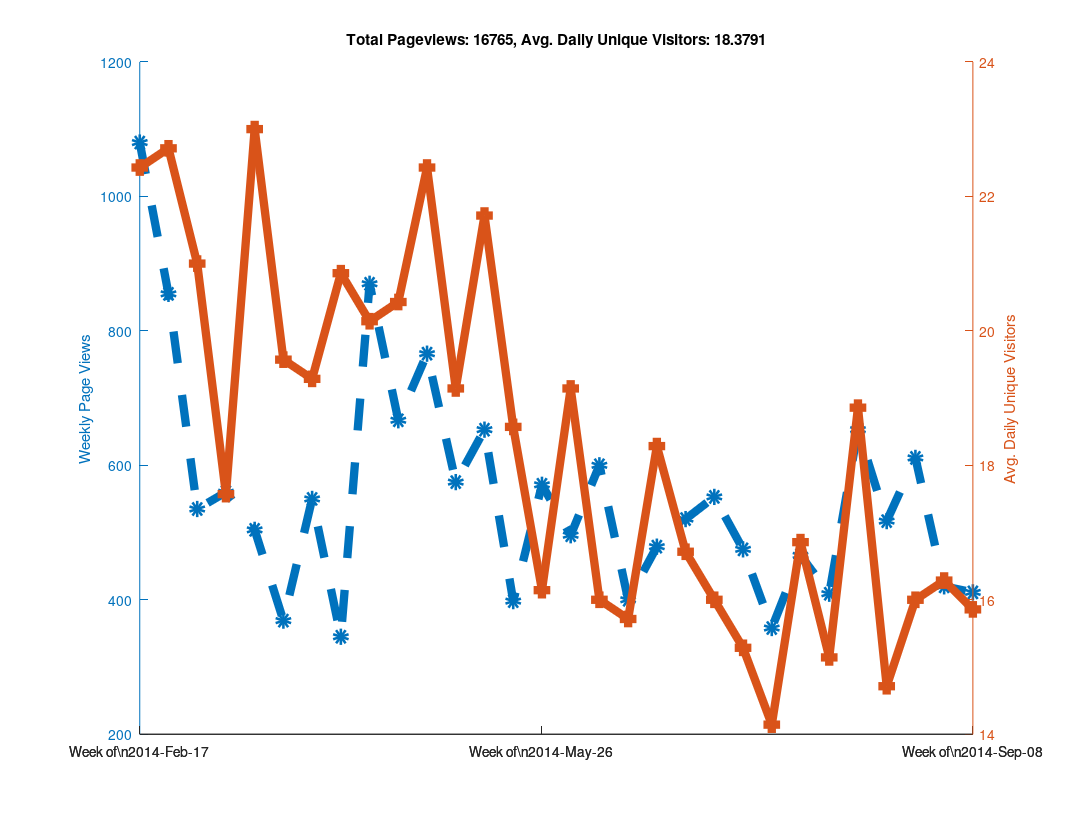
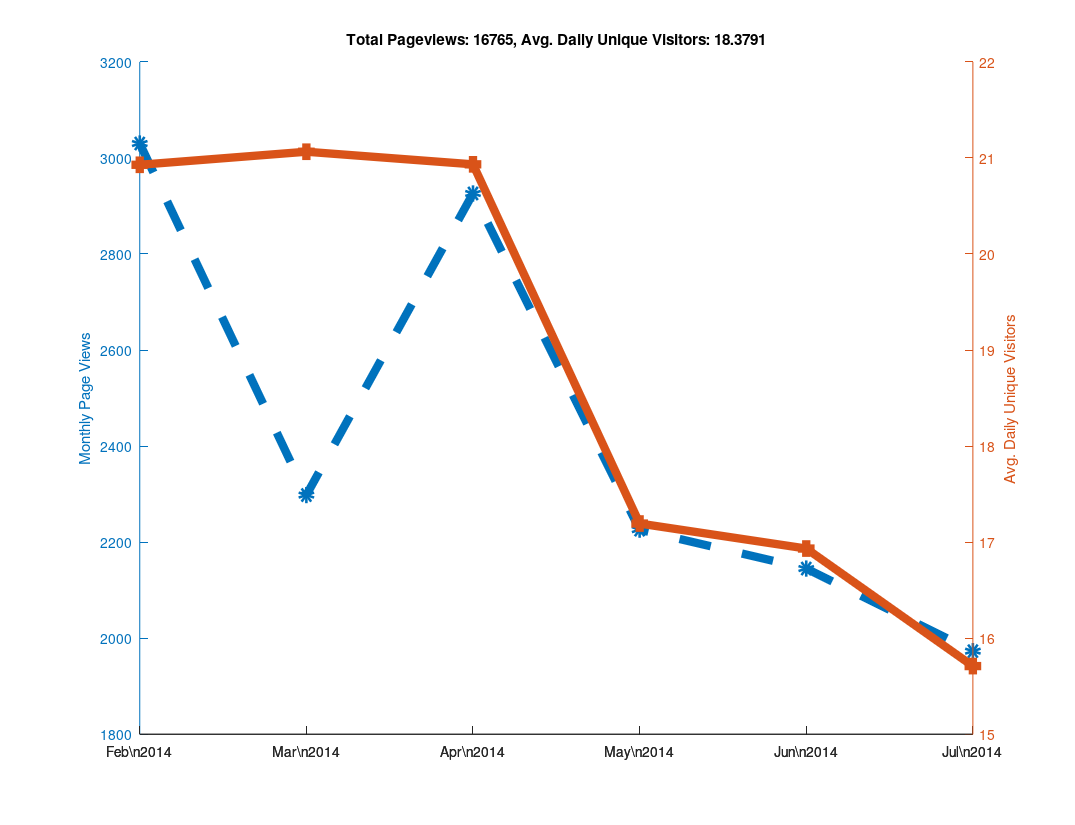

Write MATLAB code to recreate these figures, in order.
clear all

% Github has a "traffic" page now, but it doesn't seem like you can
% put in an arbitrary date range?  When I looked at it, it showed the
% numbers of unique visitors and views for the last two weeks only...
% So as long as I check back at least once every two weeks I can keep
% a record of it?  Great...

% https://github.com/libMesh/libmesh/graphs/traffic

% Date, Views, Unique Visitors
data = {
    '2014-Feb-17', 274, 25
    '2014-Feb-18', 145, 30
    '2014-Feb-19', 129, 27
    '2014-Feb-20', 202, 24
    '2014-Feb-21', 240, 22
    '2014-Feb-22', 62,  17
    '2014-Feb-23', 28,  12
    '2014-Feb-24', 217, 19
    '2014-Feb-25', 90,  25
    '2014-Feb-26', 189, 36
    '2014-Feb-27', 112, 26
    '2014-Feb-28', 81,  20
    '2014-Mar-01', 113, 17
    '2014-Mar-02', 53,  16
    '2014-Mar-03', 41,  21
    '2014-Mar-04', 144, 35
    '2014-Mar-05', 51,  20
    '2014-Mar-06', 157, 25
    '2014-Mar-07', 50,  22
    '2014-Mar-08', 50,  11
    '2014-Mar-09', 42,  13
    '2014-Mar-10', 61,  16
    '2014-Mar-11', 27,  16
    '2014-Mar-12', 111, 20
    '2014-Mar-13', 66,  20
    '2014-Mar-14', 223, 25
    '2014-Mar-15', 46,   9
    '2014-Mar-16', 26,  17
    '2014-Mar-17', 80,  29
    '2014-Mar-18', 59,  30
    '2014-Mar-19', 85,  31
    '2014-Mar-20', 122, 18
    '2014-Mar-21', 61,  21
    '2014-Mar-22', 33,  18
    '2014-Mar-23', 64,  14
    '2014-Mar-24', 95,  24
    '2014-Mar-25', 75,  28
    '2014-Mar-26', 49,  18
    '2014-Mar-27', 57,  24
    '2014-Mar-28', 33,  16
    '2014-Mar-29', 41,  16
    '2014-Mar-30', 19,  11
    '2014-Mar-31', 52,  12
    '2014-Apr-01', 120, 21
    '2014-Apr-02', 68,  23
    '2014-Apr-03', 98,  28
    '2014-Apr-04', 77,  21
    '2014-Apr-05', 80,  15
    '2014-Apr-06', 55,  15
    '2014-Apr-07', 71,  31
    '2014-Apr-08', 84,  26
    '2014-Apr-09', 33,  18
    '2014-Apr-10', 32,  16
    '2014-Apr-11', 51,  20
    '2014-Apr-12', 25,  15
    '2014-Apr-13', 49,  20
    '2014-Apr-14', 120, 23
    '2014-Apr-15', 191, 27
    '2014-Apr-16', 219, 24
    '2014-Apr-17', 216, 30
    '2014-Apr-18', 63,  19
    '2014-Apr-19', 36,  11
    '2014-Apr-20', 25,   7
    '2014-Apr-21', 115, 24
    '2014-Apr-22', 128, 31
    '2014-Apr-23', 87,  25
    '2014-Apr-24', 108, 23
    '2014-Apr-25', 111, 20
    '2014-Apr-26', 89,   9
    '2014-Apr-27', 29,  11
    '2014-Apr-28', 177, 28
    '2014-Apr-29', 170, 27
    '2014-Apr-30', 183, 28
    '2014-May-01', 97,  25
    '2014-May-02', 64,  23
    '2014-May-03', 43,  12
    '2014-May-04', 32,  14
    '2014-May-05', 125, 28
    '2014-May-06', 68,  24
    '2014-May-07', 68,  19
    '2014-May-08', 114, 14
    '2014-May-09', 47,  20
    '2014-May-10', 139, 20
    '2014-May-11', 14,   9
    '2014-May-12', 90,  27
    '2014-May-13', 92,  22
    '2014-May-14', 197, 32
    '2014-May-15', 140, 26
    '2014-May-16', 59,  20
    '2014-May-17', 21,  9
    '2014-May-18', 54,  16
    '2014-May-19', 117, 28
    '2014-May-20', 47,  18
    '2014-May-21', 55,  19
    '2014-May-22', 77,  26
    '2014-May-23', 28,  12
    '2014-May-24', 38,  13
    '2014-May-25', 36,  14
    '2014-May-26', 44,  13
    '2014-May-27', 166, 24
    '2014-May-28', 139, 20
    '2014-May-29', 67,  25
    '2014-May-30', 73,  11
    '2014-May-31', 60,  9
    '2014-Jun-01', 22,  11
    '2014-Jun-02', 87,  18
    '2014-Jun-03', 103, 31
    '2014-Jun-04', 105, 27
    '2014-Jun-05', 74,  22
    '2014-Jun-06', 55,  16
    '2014-Jun-07', 53,  15
    '2014-Jun-08', 19,  5
    '2014-Jun-09', 91,  14
    '2014-Jun-10', 136, 19
    '2014-Jun-11', 104, 27
    '2014-Jun-12', 195, 22
    '2014-Jun-13', 51,  18
    '2014-Jun-14', 4,   4
    '2014-Jun-15', 19,  8
    '2014-Jun-16', 86,  19
    '2014-Jun-17', 60,  20
    '2014-Jun-18', 115, 25
    '2014-Jun-19', 73,  20
    '2014-Jun-20', 24,  12
    '2014-Jun-21', 12,  4
    '2014-Jun-22', 30,  10
    '2014-Jun-23', 106, 23
    '2014-Jun-24', 51,  16
    '2014-Jun-25', 115, 25
    '2014-Jun-26', 77,  24
    '2014-Jun-27', 91,  24
    '2014-Jun-28', 30,  9
    '2014-Jun-29', 9,   7
    '2014-Jun-30', 80,  25
    '2014-Jul-01', 118, 17
    '2014-Jul-02', 124, 18
    '2014-Jul-03', 103, 22
    '2014-Jul-04', 33,  11
    '2014-Jul-05', 37,  13
    '2014-Jul-06', 25,  11
    '2014-Jul-07', 147, 27
    '2014-Jul-08', 123, 14
    '2014-Jul-09', 75,  24
    '2014-Jul-10', 68,  16
    '2014-Jul-11', 103, 22
    '2014-Jul-12', 21,  6
    '2014-Jul-13', 16,  3
    '2014-Jul-14', 103, 24
    '2014-Jul-15', 86,  16
    '2014-Jul-16', 90,  20
    '2014-Jul-17', 92,  18
    '2014-Jul-18', 70,  17
    '2014-Jul-19', 27,  8
    '2014-Jul-20',  7,  4
    '2014-Jul-21', 66,  19
    '2014-Jul-22', 63,  16
    '2014-Jul-23', 56,  14
    '2014-Jul-24', 110, 19
    '2014-Jul-25', 27,  14
    '2014-Jul-26', 9,   8
    '2014-Jul-27', 27,  9
    '2014-Jul-28', 73,  23
    '2014-Jul-29', 136, 22
    '2014-Jul-30', 25,  14
    '2014-Jul-31', 113, 29
    '2014-Aug-01', 68,  20
    '2014-Aug-02', 34,  5
    '2014-Aug-03', 17,  5
    '2014-Aug-04', 28,  17
    '2014-Aug-05', 66,  15
    '2014-Aug-06', 62,  24
    '2014-Aug-07', 123, 17
    '2014-Aug-08', 92,  19
    '2014-Aug-09', 29,  9
    '2014-Aug-10', 9,   5
    '2014-Aug-11', 75,  17
    '2014-Aug-12', 108, 19
    '2014-Aug-13', 173, 25
    '2014-Aug-14', 109, 28
    '2014-Aug-15', 46,  17
    '2014-Aug-16', 33,  11
    '2014-Aug-17', 109, 15
    '2014-Aug-18', 154, 20
    '2014-Aug-19', 143, 23
    '2014-Aug-20', 54,  10
    '2014-Aug-21', 31,  19
    '2014-Aug-22', 86,  16
    '2014-Aug-23', 30,  7
    '2014-Aug-24', 19,  8
    '2014-Aug-25', 135, 18
    '2014-Aug-26', 140, 20
    '2014-Aug-27', 81,  23
    '2014-Aug-28', 87,  21
    '2014-Aug-29', 40,  11
    '2014-Aug-30', 102, 11
    '2014-Aug-31', 26,  8
    '2014-Sep-01', 37,  11
    '2014-Sep-02', 64,  11
    '2014-Sep-03', 52,  19
    '2014-Sep-04', 172, 37
    '2014-Sep-05', 42,  13
    '2014-Sep-06', 29,  15
    '2014-Sep-07', 24,  8
    '2014-Sep-08', 56,  13
    '2014-Sep-09', 87,  25
    '2014-Sep-10', 80,  14
    '2014-Sep-11', 82,  22
    '2014-Sep-12', 53,  18
    '2014-Sep-13', 22,  9
    '2014-Sep-14', 31,  10
    '2014-Sep-15', 99,  28
    };

% Github now tracks the total number of clones and unique cloners
clone_data = {
    '2014-Aug-03', 0,  0
    '2014-Aug-04', 10, 6
    '2014-Aug-05', 7,  7
    '2014-Aug-06', 21, 14
    '2014-Aug-07', 11, 9
    '2014-Aug-08', 9,  8
    '2014-Aug-09', 2,  2
    '2014-Aug-10', 2,  2
    '2014-Aug-11', 8,  6
    '2014-Aug-12', 9,  8
    '2014-Aug-13', 19, 11
    '2014-Aug-14', 9,  7
    '2014-Aug-15', 5,  5
    '2014-Aug-16', 5,  2
    '2014-Aug-17', 5,  5
    '2014-Aug-18', 10, 8
    '2014-Aug-19', 9,  8
    '2014-Aug-20', 3,  3
    '2014-Aug-21', 12, 8
    '2014-Aug-22', 3,  3
    '2014-Aug-23', 2,  2
    '2014-Aug-24', 3,  3
    '2014-Aug-25', 8,  5
    '2014-Aug-26', 7,  7
    '2014-Aug-27', 9,  8
    '2014-Aug-28', 19, 12
    '2014-Aug-29', 18, 14
    '2014-Aug-30', 1,  1
    '2014-Aug-31', 1,  1
    '2014-Sep-01', 6,  5
    '2014-Sep-02', 9,  8
    '2014-Sep-03', 5,  4
    '2014-Sep-04', 9,  8
    '2014-Sep-05', 3,  3
    '2014-Sep-06', 1,  1
    '2014-Sep-07', 2,  2
    '2014-Sep-08', 9,  9
    '2014-Sep-09', 16, 10
    '2014-Sep-10', 9,  8
    '2014-Sep-11', 9,  7
    '2014-Sep-12', 5,  3
    '2014-Sep-13', 5,  5
    '2014-Sep-14', 9,  7
    '2014-Sep-15', 8,  7
    };

% length works like you would expect it to for cell arrays.
N=length(data);

% A cell array of strings holding just the dates
dates = {data{:,1}};

% Note the extra square brackets!  This seems to be required (at least
% in Octave) to catch the output of data{:,2} as an array.
views = [data{:,2}];
visitors = [data{:,3}];



% 1.) Make daily plot - You can do this, but it gets a bit hard to read

%% % Can't plot string data automatically?
%% x=linspace(1,N,N);
%%
%% % Only way to set linestyles with plotyy is after the fact, apparently.
%% % plotyy returns the axis handle first, followed by the two plot handles.
%% clf;
%% hold on;
%% [haxis, h1, h2] = plotyy(x, views, x, visitors);
%%
%% % Label the axes
%% ylabel (haxis(1), 'Daily Page Views');
%% ylabel (haxis(2), 'Daily Unique Visitors');
%%
%% % Totaling unique visitors doesn't really mean much...
%% title (['Total Pageviews: ', num2str(sum(views)), ', Avg. Daily Unique Visitors: ', num2str(mean(visitors))]);
%%
%% % Make thick lines - this looks better in PDF
%% set([h1, h2], 'linewidth', 6);
%%
%% % Turn on markers
%% set(h1, 'marker', 'o');
%% set(h2, 'marker', 's');
%%
%% % Set marker size
%% set([h1, h2], 'markersize', 6);
%%
%% % Make dashed line?  Aquaterm doesn't seem to properly display this, but it
%% % does work in the PDF!
%% set(h1, 'linestyle', '--');
%%
%% % Set the xticks and labels so that it shows dates instead of numbers.
%% xticksat = [1 length(x)];
%% set(haxis, 'xtick', xticksat);
%%
%% for i=1:length(xticksat)
%%   xtlabels{i} = data{xticksat(i), 1};
%% end
%% set(haxis, 'xticklabel', xtlabels);
%%
%% % Print to PDF
%% set (gcf, "paperposition", [0.25, 0.25, 10.75, 8.25]);
%% set (gcf, "papersize", [11, 8.5]);
%% set (gcf, "paperorientation", 'landscape');
%%
%% % Make a PDF of this plot.
%% print('-dpdf', 'github_traffic.pdf', '-FHelvetica:20');



% 2.) Make weekly plot - the data is naturally week-periodic
week_indexes = 1:7:N;

% Get total views and average unique viewers for each week
week_views = [];
week_visitors = [];
  for i=1:length(week_indexes)-1
  start = week_indexes(i);
  stop = week_indexes(i+1) - 1;
  week_views(end+1) = sum(views(start:stop));
  week_visitors(end+1) = mean(visitors(start:stop));
end

clf;
hold on;

x=linspace(1, length(week_views), length(week_views));
[haxis, h1, h2] = plotyy(x, week_views, x, week_visitors);

% Label the axes
ylabel (haxis(1), 'Weekly Page Views');
ylabel (haxis(2), 'Avg. Daily Unique Visitors');

% Totaling unique visitors doesn't really mean much...
title (['Total Pageviews: ', num2str(sum(views)), ', Avg. Daily Unique Visitors: ', num2str(mean(visitors))]);

% Make thick lines - this looks better in PDF
set([h1, h2], 'linewidth', 6);

% Turn on markers
set(h1, 'marker', 'o');
set(h2, 'marker', 's');

% Set marker size
set([h1, h2], 'markersize', 6);

% Make dashed line?  Aquaterm doesn't seem to properly display this, but it
% does work in the PDF!
set(h1, 'linestyle', '--');

% Set the xticks and labels so that it shows dates instead of numbers.
xticksat = [1 ceil(length(x)/2) length(x)];
set(haxis, 'xtick', xticksat);

for i=1:length(xticksat)
  xtlabels{i} = ['Week of\n', data{week_indexes(xticksat(i)), 1}];
end
set(haxis, 'xticklabel', xtlabels);

% Print to PDF
set (gcf, "papersize", [11, 8.5]);
set (gcf, "paperorientation", 'landscape');

% I was using these paper settings in older versions of Octave, but
% they changed in 3.8.0
is_380 = strcmp(version(), '3.8.0');

if (!is_380)
  set (gcf, "paperposition", [0.25, 0.25, 10.75, 8.25]);
else
  % In Octave 3.8.0, the default paperposition is [0.25000, 2.50000, 8.00000, 6.00000],
  % the third number makes the plot taller instead of wider!
  set (gcf, "paperposition", [0.25, 0.25, 8.0, 10.5]);
end

% Make a PDF of this plot.
print('-dpdf', 'weekly_github_traffic.pdf', '-FHelvetica:20');



% 3.) Make monthly plot

month_intervals = {'2014-Feb-17', '2014-Mar-17', '2014-Apr-17', '2014-May-17', '2014-Jun-17', '2014-Jul-17', '2014-Aug-17'};

% Numerical indexes of the month intervals
month_indexes = [];

for i=1:length(month_intervals)
  % Calling 'strcmp' on a cell array of strings returns an array of 0s
  % and 1s, then 'find' returns the non-zero index.  The 'end' keyword
  % is used to append to the array.
  month_indexes(end+1) = find(strcmp(month_intervals{i}, dates));
end

% Get total views and average unique viewers for each month
month_views = [];
month_visitors = [];
  for i=1:length(month_indexes)-1
  start = month_indexes(i);
  stop = month_indexes(i+1) - 1;
  month_views(end+1) = sum(views(start:stop));
  month_visitors(end+1) = mean(visitors(start:stop));
end

clf;
hold on;
x=linspace(1, length(month_views), length(month_views));
[haxis, h1, h2] = plotyy(x, month_views, x, month_visitors);

% Label the axes
ylabel (haxis(1), 'Monthly Page Views');
ylabel (haxis(2), 'Avg. Daily Unique Visitors');

% Add title
title (['Total Pageviews: ', num2str(sum(views)), ', Avg. Daily Unique Visitors: ', num2str(mean(visitors))]);

% Make thick lines - this looks better in PDF
set([h1, h2], 'linewidth', 6);

% Turn on markers
set(h1, 'marker', 'o');
set(h2, 'marker', 's');

% Set marker size
set([h1, h2], 'markersize', 6);

% Make dashed line?  Aquaterm doesn't seem to properly display this, but it
% does work in the PDF!
set(h1, 'linestyle', '--');

% Set the xticks and labels.
n_months = length(x);

% Label every month
xticksat = 1:n_months;

% Label a subset of the months.  For an odd number of months, label
% the center tick, otherwise label the first and last month only.
% if (mod(n_months,2) == 0)
%   xticksat = [1 n_months];
% else
%   xticksat = [1 ceil(n_months/2) n_months];
% end
% set(haxis, 'xtick', xticksat);

% Label the ticks with months
for i=1:length(xticksat)
  date_string = data{month_indexes(xticksat(i)), 1};
  % Extract month and year from date string
  month = date_string(6:end-3);
  year = date_string(1:4);
  xtlabels{i} = [month, '\n', year];
end
set(haxis, 'xticklabel', xtlabels);

% Set up the paper orientation and size
set (gcf, "papersize", [11, 8.5]);
set (gcf, "paperorientation", 'landscape');

if (!is_380)
  set (gcf, "paperposition", [0.25, 0.25, 10.75, 8.25]);
else
  % In Octave 3.8.0, the default paperposition is [0.25000, 2.50000, 8.00000, 6.00000],
  % the third number makes the plot taller instead of wider!
  set (gcf, "paperposition", [0.25, 0.25, 8.0, 10.5]);
end

% Make a PDF of the monthly data.
print('-dpdf', 'monthly_github_traffic.pdf', '-FHelvetica:20');
